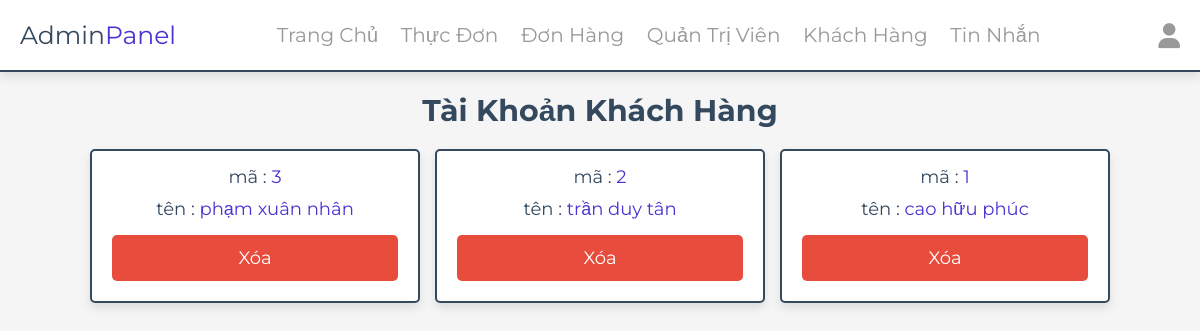
/admin/users_accounts.php (signed in), run on the app's committed database.
### tables this page shows
CREATE TABLE `khachhang` (
  `idkh` int(11) NOT NULL,
  `tenkh` varchar(20) NOT NULL,
  `gmailkh` varchar(50) NOT NULL,
  `sdtkh` varchar(10) NOT NULL,
  `matkhaukh` varchar(50) NOT NULL,
  `diachikh` varchar(500) NOT NULL
);

### admin/users_accounts.php (the view, shortened to what this page needs)
<?php
include_once ('../components/connect.php');
?>
<!DOCTYPE html>
<html lang="en">
<head>
    <link rel="stylesheet" href="https://cdnjs.cloudflare.com/ajax/libs/font-awesome/6.1.1/css/all.min.css">
    <link rel="stylesheet" href="../css/admin_style.css">
</head>
<body>
    <?php include_once ('../components/admin_header.php') ?>
    <section class="accounts">
        <h1 class="heading">Tài khoản khách hàng</h1>
        <div class="box-container">
            <?php
      $select_account = $conn->prepare("SELECT * FROM `khachhang` ORDER BY idkh DESC");
      $select_account->execute();
      if($select_account->rowCount() > 0) {
         while($fetch_accounts = $select_account->fetch(PDO::FETCH_ASSOC)) {
   ?>
            <div class="box">
                <p>Mã : <span><?= $fetch_accounts['idkh']; ?></span> </p>
                <p>Tên : <span><?= $fetch_accounts['tenkh']; ?></span> </p>
                <a href="users_accounts.php?delete=<?= $fetch_accounts['idkh']; ?>" class="delete-btn"
                    onclick="return confirm('Bạn muốn xóa tài khoản này 🫠?');">Xóa</a>
            </div>
            <?php
      }
   } else {
      echo '<p class="empty">Chưa có khách hàng đăng ký</p>';
   }
   ?>
        </div>
    </section>
</body>
</html>

### css/admin_style.css (style rules this page uses)
:root { --main-color: #4834d4; --red: #e74c3c; --orange: #f39c12; --black: #34495e; --white: #fff; --light-bg: #f5f5f5; --light-color: #999; --border: .2rem solid var(--black); --box-shadow: 0 .5rem 1rem rgba(0, 0, 0, .1); }
* { font-family: 'Montserrat', sans-serif; margin: 0; padding: 0; box-sizing: border-box; text-decoration: none; outline: none; border: none; }
html { font-size: 62.5%; overflow-x: hidden; }
body { background-color: var(--light-bg); }
section { max-width: 1200px; margin: 0 auto; padding: 2rem; }
.btn, .delete-btn, .option-btn { display: block; margin-top: 1rem; border-radius: .5rem; cursor: pointer; width: 100%; font-size: 1.8rem; color: var(--white); padding: 1.2rem 1.2rem; text-transform: capitalize; text-align: center; }
.delete-btn { background-color: var(--red); }
.heading { text-align: center; margin-bottom: 2rem; text-transform: capitalize; color: var(--black); font-size: 3rem; }
.accounts .box-container { display: grid; grid-template-columns: repeat(auto-fit, 33rem); gap: 1.5rem; justify-content: center; align-items: flex-start; }
.accounts .box-container .box { background-color: var(--white); border-radius: .5rem; box-shadow: var(--box-shadow); border: var(--border); padding: 2rem; padding-top: 1rem; text-align: center; }
.accounts .box-container .box p { padding: .5rem 0; font-size: 1.8rem; color: var(--black); text-transform: lowercase; }
.accounts .box-container .box p span { color: var(--main-color); }

### data on the page
khachhang: idkh "3", tenkh "phạm xuân nhân"
khachhang: idkh "2", tenkh "trần duy tân"
khachhang: idkh "1", tenkh "cao hữu phúc"
